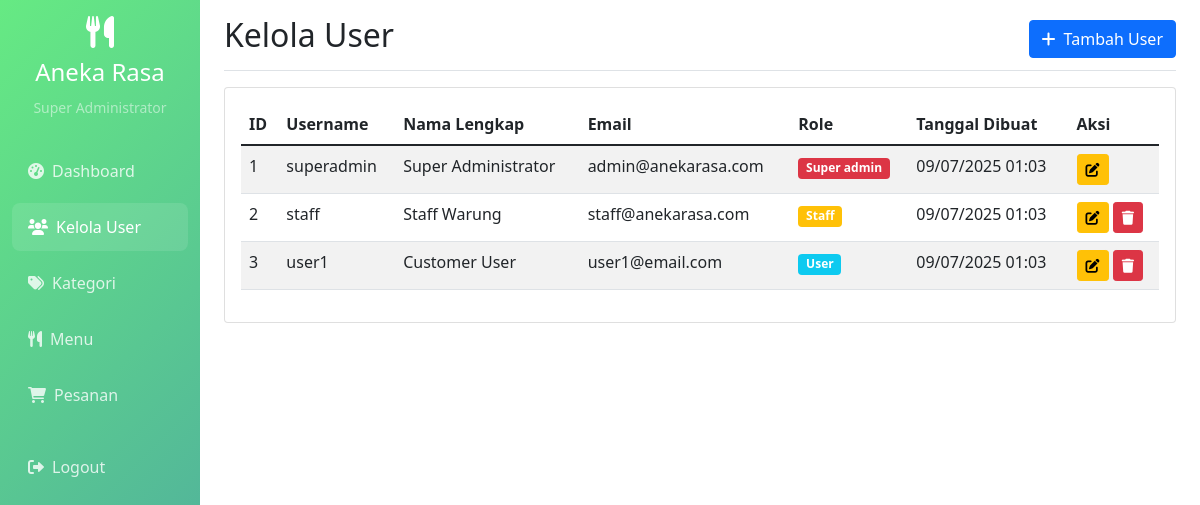
Page /views/users.php (signed in) on the committed database.
### tables this page shows
CREATE TABLE users (
    id INT AUTO_INCREMENT PRIMARY KEY,
    username VARCHAR(50) UNIQUE NOT NULL,
    password VARCHAR(255) NOT NULL,
    role ENUM('super_admin', 'staff', 'user') NOT NULL,
    full_name VARCHAR(100) NOT NULL,
    email VARCHAR(100),
    created_at TIMESTAMP DEFAULT CURRENT_TIMESTAMP
);

### models/User.php (called while the page is built, shortened)
<?php
class User {
    private $conn;
    private $table_name = "users";
    public function __construct($db) {
        $this->conn = $db;
    }
    public function readAll() {
        $query = "SELECT id, username, role, full_name, email, created_at FROM " . $this->table_name . " ORDER BY created_at DESC";
        $stmt = $this->conn->prepare($query);
        $stmt->execute();
        return $stmt;
    }
}
?>

### views/users.php (the view, shortened to what this page needs)
<?php
include_once '../models/User.php';
$database = new Database();
$db = $database->getConnection();
$user = new User($db);
$stmt = $user->readAll();
?>
<!DOCTYPE html>
<html lang="id">
<head>
    <link href="https://cdn.jsdelivr.net/npm/bootstrap@5.1.3/dist/css/bootstrap.min.css" rel="stylesheet">
    <link href="https://cdnjs.cloudflare.com/ajax/libs/font-awesome/6.0.0/css/all.min.css" rel="stylesheet">
</head>
<body>
    <div class="container-fluid">
        <div class="row">
            <nav class="col-md-3 col-lg-2 d-md-block sidebar collapse">
                <div class="position-sticky pt-3">
                    <div class="text-center mb-4">
                        <i class="fas fa-utensils text-white" style="font-size: 2rem;"></i>
                        <h4 class="text-white mt-2">Aneka Rasa</h4>
                        <small class="text-white-50"><?php echo $_SESSION['full_name']; ?></small>
                    </div>
                    <ul class="nav flex-column">
                        <li class="nav-item">
                            <a class="nav-link" href="dashboard.php">
                                <i class="fas fa-tachometer-alt me-2"></i>Dashboard
                            </a>
                        </li>
                        <li class="nav-item">
                            <a class="nav-link active" href="users.php">
                                <i class="fas fa-users me-2"></i>Kelola User
                            </a>
                        </li>
                        <li class="nav-item">
                            <a class="nav-link" href="categories.php">
                                <i class="fas fa-tags me-2"></i>Kategori
                            </a>
                        </li>
                        <li class="nav-item">
                            <a class="nav-link" href="menu.php">
                                <i class="fas fa-utensils me-2"></i>Menu
                            </a>
                        </li>
                        <li class="nav-item">
                            <a class="nav-link" href="orders.php">
                                <i class="fas fa-shopping-cart me-2"></i>Pesanan
                            </a>
                        </li>
                        <li class="nav-item mt-3">
                            <a class="nav-link" href="../controllers/AuthController.php?action=logout">
                                <i class="fas fa-sign-out-alt me-2"></i>Logout
                            </a>
                        </li>
                    </ul>
                </div>
            </nav>
            <main class="col-md-9 ms-sm-auto col-lg-10 px-md-4">
                <div class="d-flex justify-content-between flex-wrap flex-md-nowrap align-items-center pt-3 pb-2 mb-3 border-bottom">
                    <h1 class="h2">Kelola User</h1>
                    <button class="btn btn-primary" data-bs-toggle="modal" data-bs-target="#addUserModal">
                        <i class="fas fa-plus me-2"></i>Tambah User
                    </button>
                </div>
                <div class="card">
                    <div class="card-body">
                        <div class="table-responsive">
                            <table class="table table-striped">
                                <thead>
                                    <tr>
                                        <th>ID</th>
                                        <th>Username</th>
                                        <th>Nama Lengkap</th>
                                        <th>Email</th>
                                        <th>Role</th>
                                        <th>Tanggal Dibuat</th>
                                        <th>Aksi</th>
                                    </tr>
                                </thead>
                                <tbody>
                                    <?php while($row = $stmt->fetch(PDO::FETCH_ASSOC)): ?>
                                    <tr>
                                        <td><?php echo $row['id']; ?></td>
                                        <td><?php echo htmlspecialchars($row['username']); ?></td>
                                        <td><?php echo htmlspecialchars($row['full_name']); ?></td>
                                        <td><?php echo htmlspecialchars($row['email']); ?></td>
                                        <td>
                                            <span class="badge bg-<?php echo $row['role'] == 'super_admin' ? 'danger' : ($row['role'] == 'staff' ? 'warning' : 'info'); ?>">
                                                <?php echo ucfirst(str_replace('_', ' ', $row['role'])); ?>
                                            </span>
                                        </td>
                                        <td><?php echo date('d/m/Y H:i', strtotime($row['created_at'])); ?></td>
                                        <td>
                                            <button class="btn btn-sm btn-warning" onclick="editUser(<?php echo htmlspecialchars(json_encode($row)); ?>)">
                                                <i class="fas fa-edit"></i>
                                            </button>
                                            <?php if($row['id'] != $_SESSION['user_id']): ?>
                                            <button class="btn btn-sm btn-danger" onclick="deleteUser(<?php echo $row['id']; ?>, '<?php echo htmlspecialchars($row['username']); ?>')">
                                                <i class="fas fa-trash"></i>
                                            </button>
                                            <?php endif; ?>
                                        </td>
                                    </tr>
                                    <?php endwhile; ?>
                                </tbody>
                            </table>
                        </div>
                    </div>
                </div>
            </main>
        </div>
    </div>
</body>
</html>

### views/users.php (style rules this page uses)
.sidebar { min-height: 100vh; background: linear-gradient(135deg,rgb(102, 234, 131) 0%,rgb(75, 162, 162) 100%); }
.sidebar .nav-link { color: rgba(255, 255, 255, 0.8); padding: 0.75rem 1rem; margin: 0.25rem 0; border-radius: 0.5rem; transition: all 0.3s; }
.sidebar .nav-link:hover, .sidebar .nav-link.active { color: white; background: rgba(255, 255, 255, 0.1); }

### rows in the picture
users: id "1", username "superadmin", full_name "Super Administrator", email "admin@anekarasa.com", role "Super admin", created_at "09/07/2025 01:03"
users: id "2", username "staff", full_name "Staff Warung", email "staff@anekarasa.com", role "Staff", created_at "09/07/2025 01:03"
users: id "3", username "user1", full_name "Customer User", email "user1@email.com", role "User", created_at "09/07/2025 01:03"

### other values in the picture
$_SESSION['full_name'] "Super Administrator"
